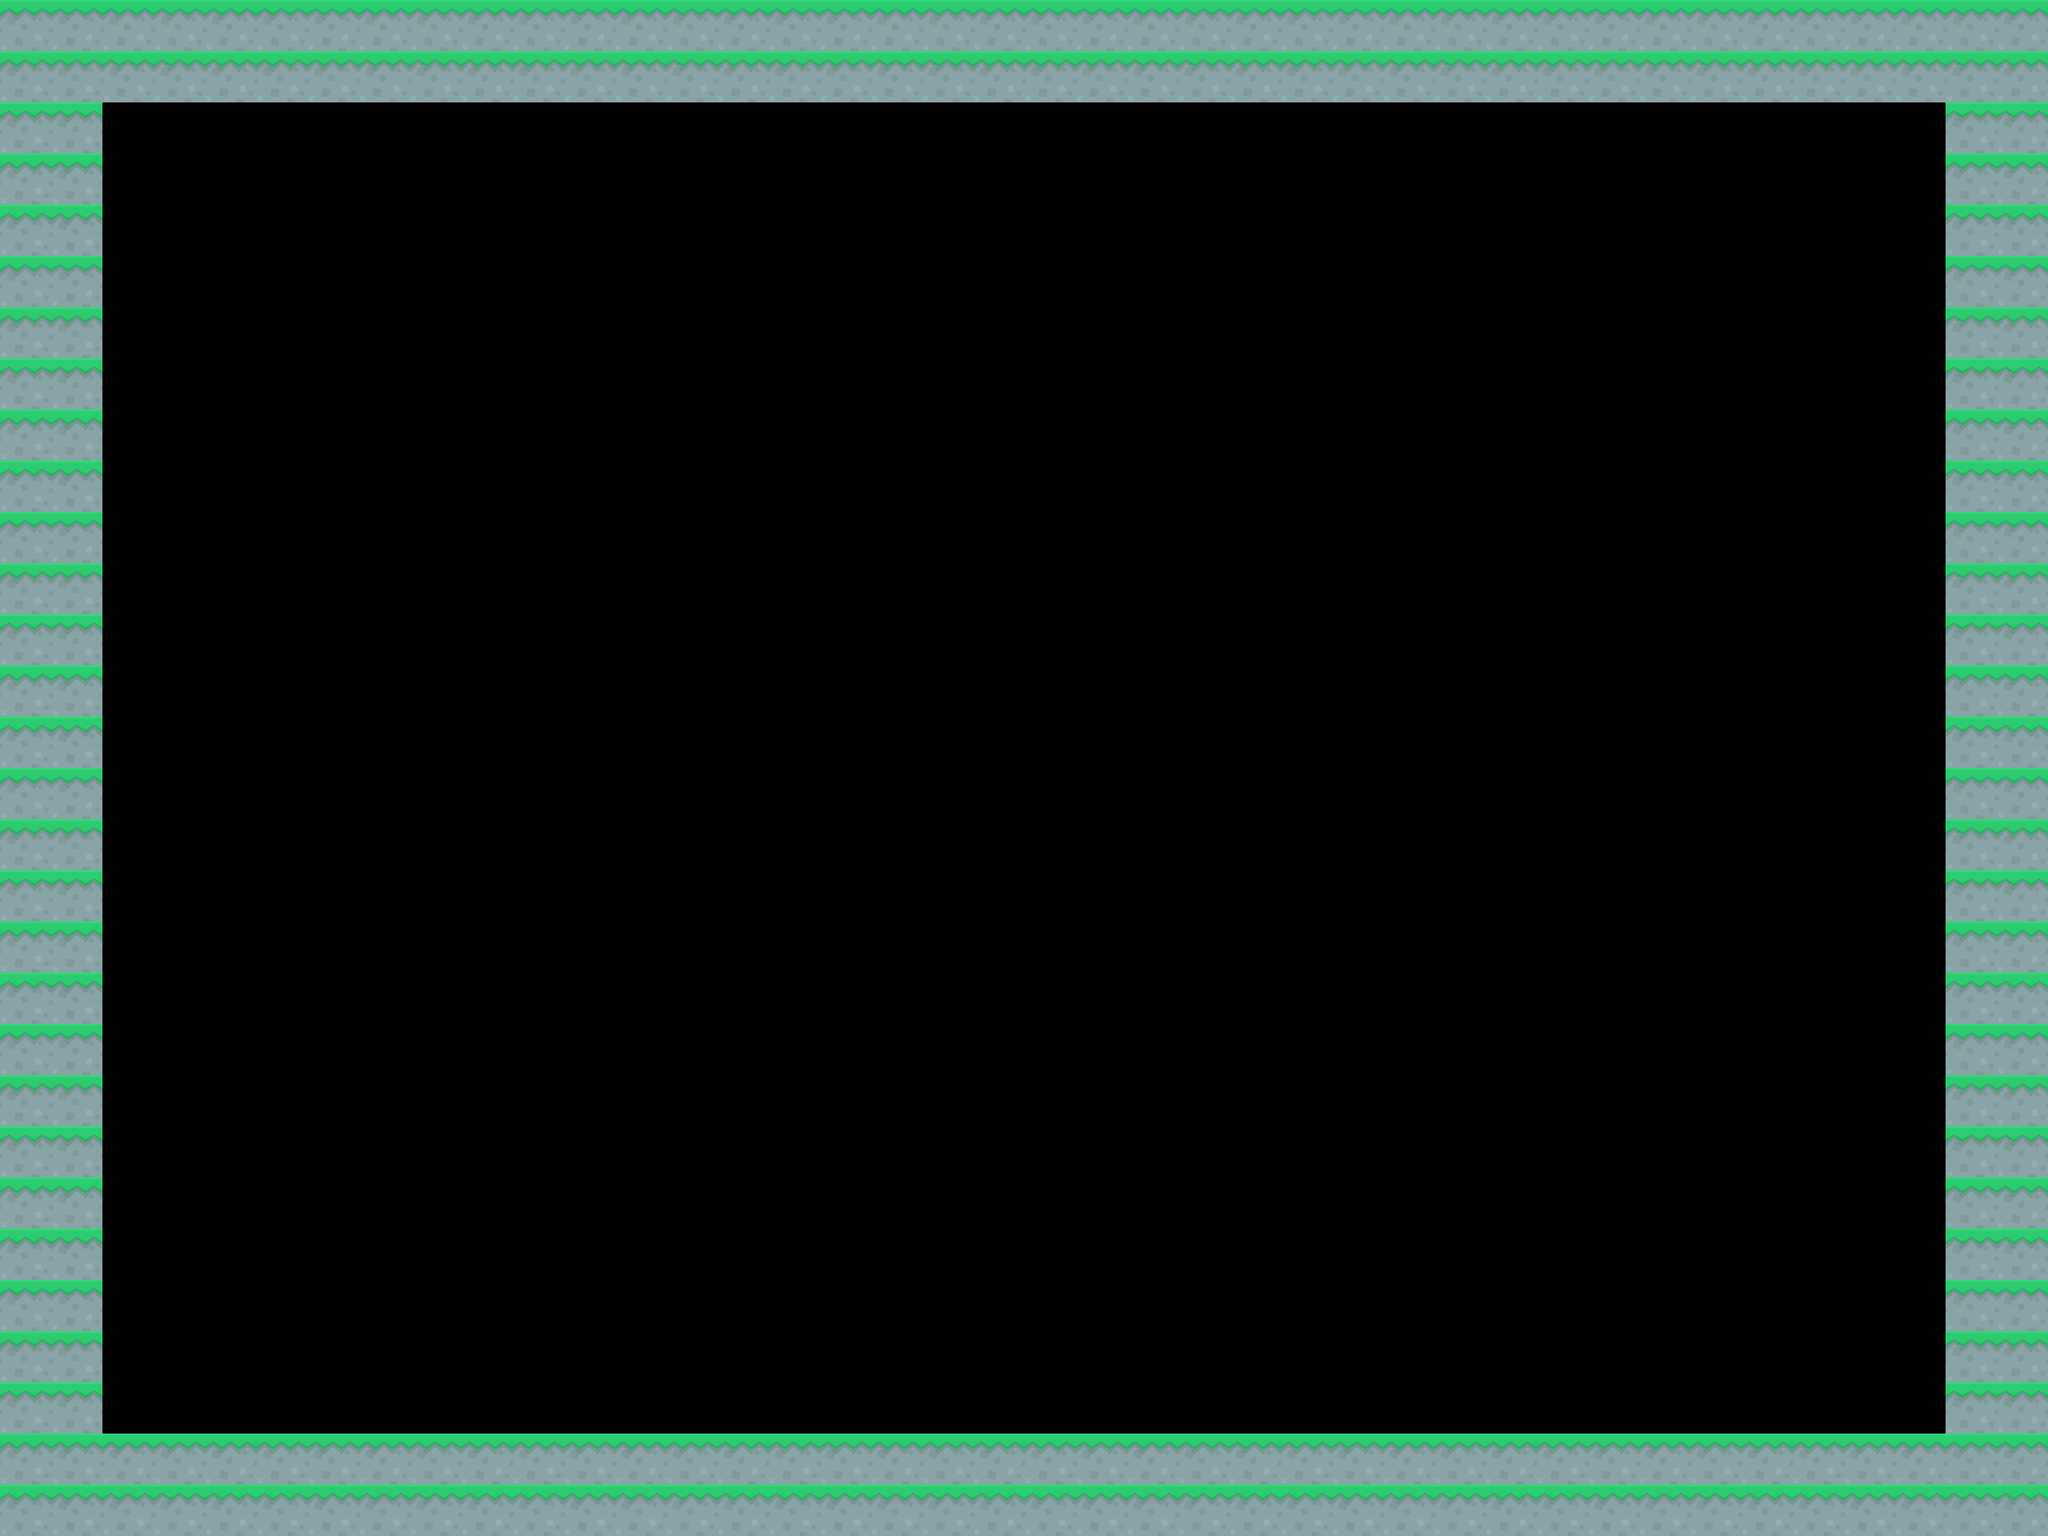

This is a level from a 2D game, rendered from its Tiled map with the project's own tilesets. A one-line summary and the complete map file follow:
An orthogonal 40x30 tile map with 64x64 px tiles, 1 tile layer (foreground).

<map version="1.2" tiledversion="1.3.1" orientation="orthogonal" renderorder="right-down" compressionlevel="0" width="40" height="30" tilewidth="64" tileheight="64" infinite="0" nextlayerid="2" nextobjectid="1">
 <tileset firstgid="1" source="platformPack_tilesheet@2.tsx" />
 <layer id="1" name="foreground" width="40" height="30">
  <data encoding="csv">
15,15,15,15,15,15,15,15,15,15,15,15,15,15,15,15,15,15,15,15,15,15,15,15,15,15,15,15,15,15,15,15,15,15,15,15,15,15,15,15,
15,15,15,15,15,15,15,15,15,15,15,15,15,15,15,15,15,15,15,15,15,15,15,15,15,15,15,15,15,15,15,15,15,15,15,15,15,15,15,15,
15,15,0,0,0,0,0,0,0,0,0,0,0,0,0,0,0,0,0,0,0,0,0,0,0,0,0,0,0,0,0,0,0,0,0,0,0,0,15,15,
15,15,0,0,0,0,0,0,0,0,0,0,0,0,0,0,0,0,0,0,0,0,0,0,0,0,0,0,0,0,0,0,0,0,0,0,0,0,15,15,
15,15,0,0,0,0,0,0,0,0,0,0,0,0,0,0,0,0,0,0,0,0,0,0,0,0,0,0,0,0,0,0,0,0,0,0,0,0,15,15,
15,15,0,0,0,0,0,0,0,0,0,0,0,0,0,0,0,0,0,0,0,0,0,0,0,0,0,0,0,0,0,0,0,0,0,0,0,0,15,15,
15,15,0,0,0,0,0,0,0,0,0,0,0,0,0,0,0,0,0,0,0,0,0,0,0,0,0,0,0,0,0,0,0,0,0,0,0,0,15,15,
15,15,0,0,0,0,0,0,0,0,0,0,0,0,0,0,0,0,0,0,0,0,0,0,0,0,0,0,0,0,0,0,0,0,0,0,0,0,15,15,
15,15,0,0,0,0,0,0,0,0,0,0,0,0,0,0,0,0,0,0,0,0,0,0,0,0,0,0,0,0,0,0,0,0,0,0,0,0,15,15,
15,15,0,0,0,0,0,0,0,0,0,0,0,0,0,0,0,0,0,0,0,0,0,0,0,0,0,0,0,0,0,0,0,0,0,0,0,0,15,15,
15,15,0,0,0,0,0,0,0,0,0,0,0,0,0,0,0,0,0,0,0,0,0,0,0,0,0,0,0,0,0,0,0,0,0,0,0,0,15,15,
15,15,0,0,0,0,0,0,0,0,0,0,0,0,0,0,0,0,0,0,0,0,0,0,0,0,0,0,0,0,0,0,0,0,0,0,0,0,15,15,
15,15,0,0,0,0,0,0,0,0,0,0,0,0,0,0,0,0,0,0,0,0,0,0,0,0,0,0,0,0,0,0,0,0,0,0,0,0,15,15,
15,15,0,0,0,0,0,0,0,0,0,0,0,0,0,0,0,0,0,0,0,0,0,0,0,0,0,0,0,0,0,0,0,0,0,0,0,0,15,15,
15,15,0,0,0,0,0,0,0,0,0,0,0,0,0,0,0,0,0,0,0,0,0,0,0,0,0,0,0,0,0,0,0,0,0,0,0,0,15,15,
15,15,0,0,0,0,0,0,0,0,0,0,0,0,0,0,0,0,0,0,0,0,0,0,0,0,0,0,0,0,0,0,0,0,0,0,0,0,15,15,
15,15,0,0,0,0,0,0,0,0,0,0,0,0,0,0,0,0,0,0,0,0,0,0,0,0,0,0,0,0,0,0,0,0,0,0,0,0,15,15,
15,15,0,0,0,0,0,0,0,0,0,0,0,0,0,0,0,0,0,0,0,0,0,0,0,0,0,0,0,0,0,0,0,0,0,0,0,0,15,15,
15,15,0,0,0,0,0,0,0,0,0,0,0,0,0,0,0,0,0,0,0,0,0,0,0,0,0,0,0,0,0,0,0,0,0,0,0,0,15,15,
15,15,0,0,0,0,0,0,0,0,0,0,0,0,0,0,0,0,0,0,0,0,0,0,0,0,0,0,0,0,0,0,0,0,0,0,0,0,15,15,
15,15,0,0,0,0,0,0,0,0,0,0,0,0,0,0,0,0,0,0,0,0,0,0,0,0,0,0,0,0,0,0,0,0,0,0,0,0,15,15,
15,15,0,0,0,0,0,0,0,0,0,0,0,0,0,0,0,0,0,0,0,0,0,0,0,0,0,0,0,0,0,0,0,0,0,0,0,0,15,15,
15,15,0,0,0,0,0,0,0,0,0,0,0,0,0,0,0,0,0,0,0,0,0,0,0,0,0,0,0,0,0,0,0,0,0,0,0,0,15,15,
15,15,0,0,0,0,0,0,0,0,0,0,0,0,0,0,0,0,0,0,0,0,0,0,0,0,0,0,0,0,0,0,0,0,0,0,0,0,15,15,
15,15,0,0,0,0,0,0,0,0,0,0,0,0,0,0,0,0,0,0,0,0,0,0,0,0,0,0,0,0,0,0,0,0,0,0,0,0,15,15,
15,15,0,0,0,0,0,0,0,0,0,0,0,0,0,0,0,0,0,0,0,0,0,0,0,0,0,0,0,0,0,0,0,0,0,0,0,0,15,15,
15,15,0,0,0,0,0,0,0,0,0,0,0,0,0,0,0,0,0,0,0,0,0,0,0,0,0,0,0,0,0,0,0,0,0,0,0,0,15,15,
15,15,0,0,0,0,0,0,0,0,0,0,0,0,0,0,0,0,0,0,0,0,0,0,0,0,0,0,0,0,0,0,0,0,0,0,0,0,15,15,
15,15,15,15,15,15,15,15,15,15,15,15,15,15,15,15,15,15,15,15,15,15,15,15,15,15,15,15,15,15,15,15,15,15,15,15,15,15,15,15,
15,15,15,15,15,15,15,15,15,15,15,15,15,15,15,15,15,15,15,15,15,15,15,15,15,15,15,15,15,15,15,15,15,15,15,15,15,15,15,15
</data>
 </layer>
</map>
